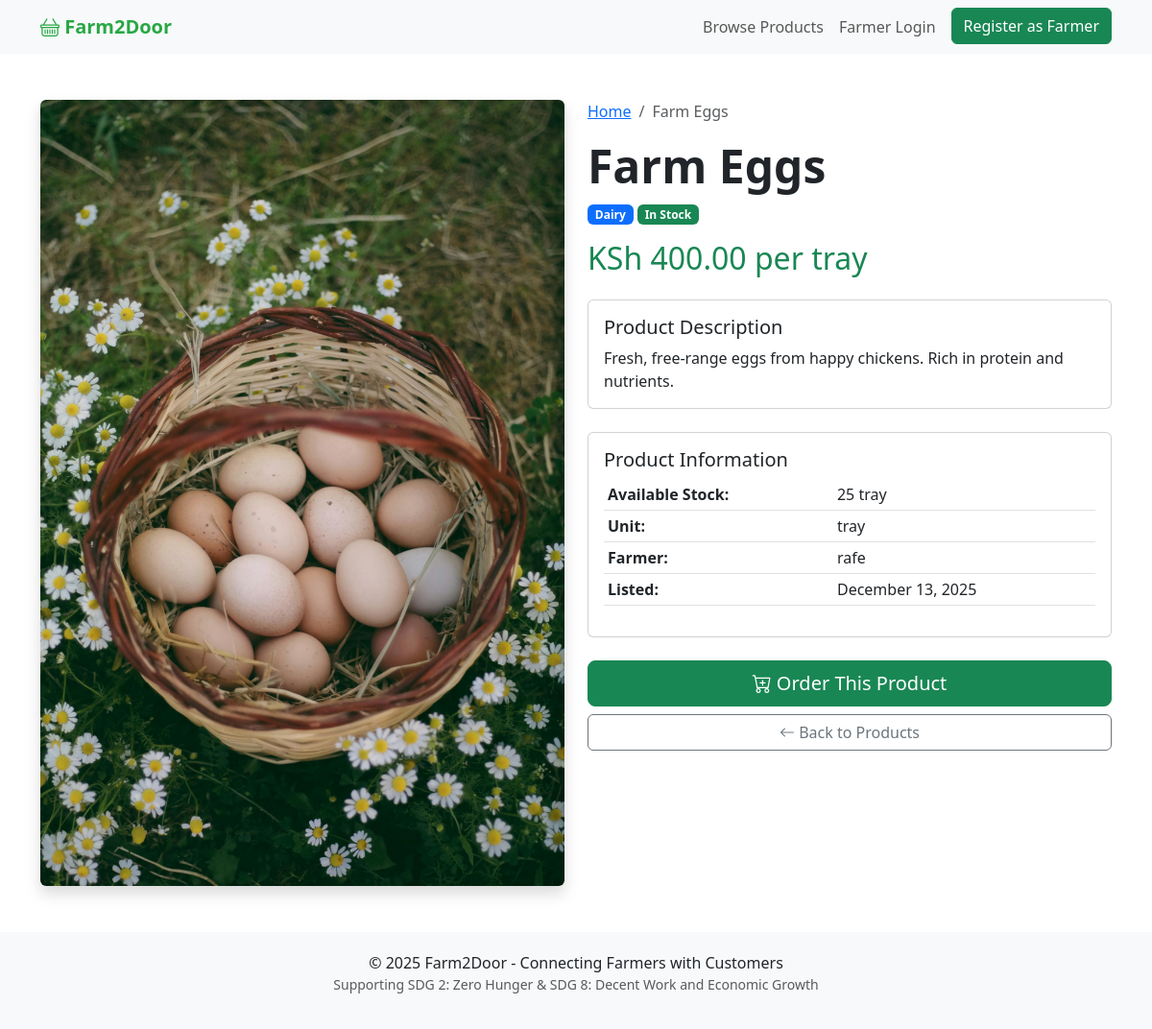
Before: /product/9/ with the older database file.
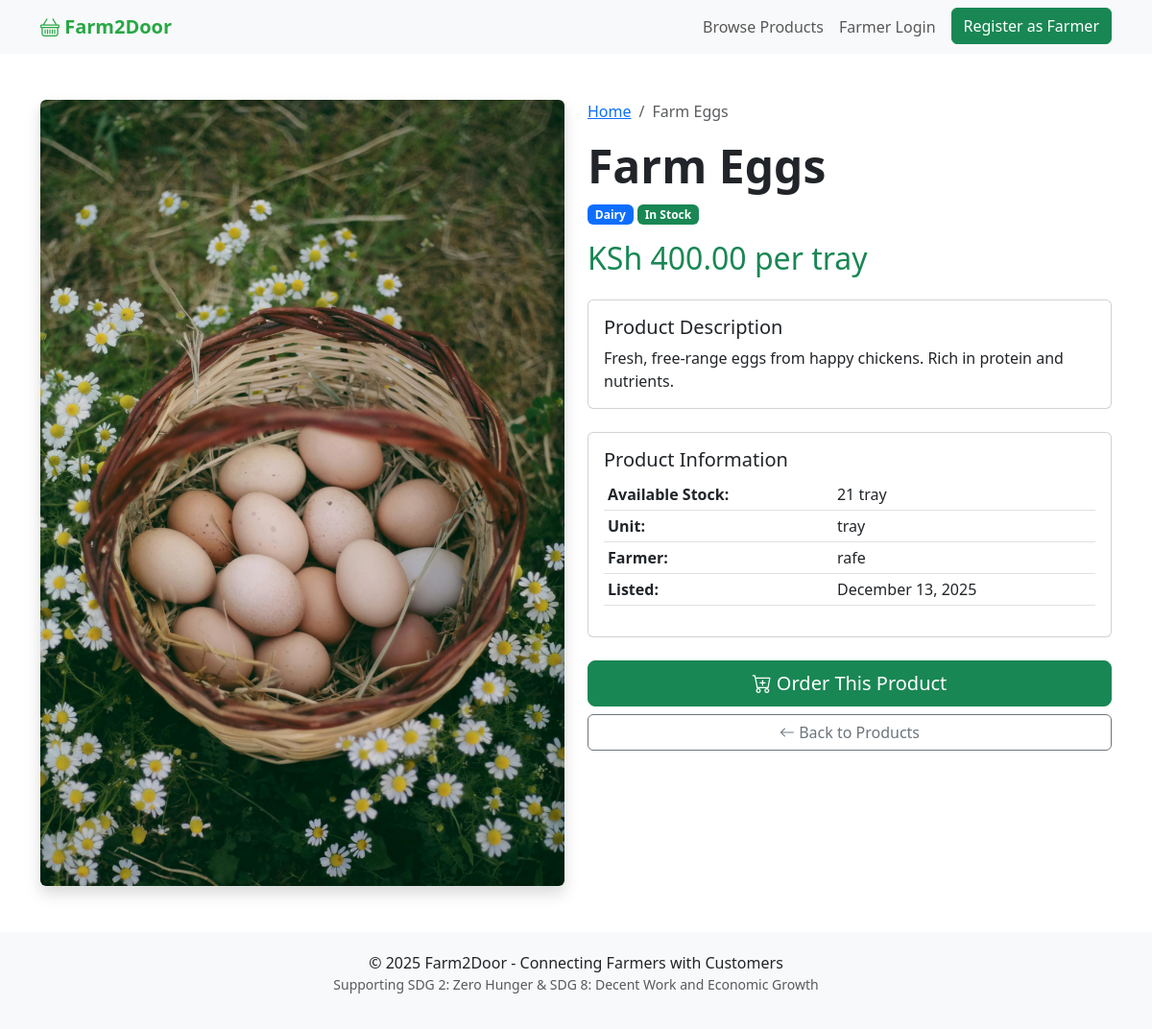
After: the same page with the newer database file.
### core/models.py (models this page shows, shortened)
class Product(models.Model):
    CATEGORY_CHOICES = [
        ('vegetables', 'Vegetables'),
        ('fruits', 'Fruits'),
        ('dairy', 'Dairy'),
        ('grains', 'Grains'),
        ('other', 'Other'),
    ]
    farmer = models.ForeignKey(User, on_delete=models.CASCADE)
    name = models.CharField(max_length=200)
    category = models.CharField(max_length=20, choices=CATEGORY_CHOICES)
    price = models.DecimalField(max_digits=10, decimal_places=2)
    unit = models.CharField(max_length=50, default='kg')  # kg, dozen, liters, etc.
    description = models.TextField()
    stock = models.IntegerField(default=0)
    image = models.ImageField(upload_to='products/', blank=True, null=True)
    created_at = models.DateTimeField(auto_now_add=True)
    updated_at = models.DateTimeField(auto_now=True)
    class Meta:
        ordering = ['-created_at']

### core/views.py (the view)
# urls.py: path('product/<int:pk>/', views.product_detail, name='product_detail'),
def product_detail(request, pk):
    product = get_object_or_404(Product, pk=pk)
    return render(request, 'product_detail.html', {'product': product})

### templates/product_detail.html (shortened to what this page needs)
{% extends 'base.html' %}
{% block content %}
<div class="container my-5">
    <div class="row">
        <div class="col-md-6">
            {% if product.image %}
                <img src="{{ product.image.url }}" class="img-fluid rounded shadow" alt="{{ product.name }}">
            {% else %}
                <div class="bg-secondary text-white d-flex align-items-center justify-content-center rounded shadow" style="height: 400px;">
                    <i class="bi bi-image" style="font-size: 5rem;"></i>
                </div>
            {% endif %}
        </div>
        <div class="col-md-6">
            <nav aria-label="breadcrumb">
                <ol class="breadcrumb">
                    <li class="breadcrumb-item"><a href="{% url 'home' %}">Home</a></li>
                    <li class="breadcrumb-item active">{{ product.name }}</li>
                </ol>
            </nav>
            <h1 class="display-5 fw-bold">{{ product.name }}</h1>
            <div class="mb-3">
                <span class="badge bg-primary">{{ product.get_category_display }}</span>
                {% if product.stock > 0 %}
                    <span class="badge bg-success">In Stock</span>
                {% else %}
                    <span class="badge bg-danger">Out of Stock</span>
                {% endif %}
            </div>
            <h2 class="text-success mb-4">KSh {{ product.price }} per {{ product.unit }}</h2>
            <div class="card mb-4">
                <div class="card-body">
                    <h5 class="card-title">Product Description</h5>
                    <p class="card-text">{{ product.description }}</p>
                </div>
            </div>
            <div class="card mb-4">
                <div class="card-body">
                    <h5 class="card-title">Product Information</h5>
                    <table class="table table-sm">
                        <tr>
                            <th>Available Stock:</th>
                            <td>{{ product.stock }} {{ product.unit }}</td>
                        </tr>
                        <tr>
                            <th>Unit:</th>
                            <td>{{ product.unit }}</td>
                        </tr>
                        <tr>
                            <th>Farmer:</th>
                            <td>{{ product.farmer.username }}</td>
                        </tr>
                        <tr>
                            <th>Listed:</th>
                            <td>{{ product.created_at|date:"F d, Y" }}</td>
                        </tr>
                    </table>
                </div>
            </div>
            <div class="d-grid gap-2">
                {% if product.stock > 0 %}
                    <a href="{% url 'place_order' product.pk %}" class="btn btn-success btn-lg">
                        <i class="bi bi-cart-plus"></i> Order This Product
                    </a>
                {% else %}
                    <button class="btn btn-secondary btn-lg" disabled>
                        <i class="bi bi-x-circle"></i> Currently Out of Stock
                    </button>
                {% endif %}
                <a href="{% url 'home' %}" class="btn btn-outline-secondary">
                    <i class="bi bi-arrow-left"></i> Back to Products
                </a>
            </div>
        </div>
    </div>
</div>
{% endblock %}

Changed rows visible on the page:
changed Product "Farm Eggs": stock "25" → "21"
